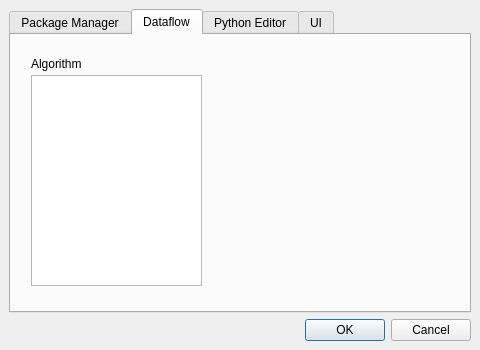
<ui version="4.0" >
 <class>Preferences</class>
 <widget class="QDialog" name="Preferences" >
  <property name="geometry" >
   <rect>
    <x>0</x>
    <y>0</y>
    <width>480</width>
    <height>350</height>
   </rect>
  </property>
  <property name="windowTitle" >
   <string>Preferences</string>
  </property>
  <layout class="QGridLayout" >
   <property name="margin" >
    <number>9</number>
   </property>
   <property name="spacing" >
    <number>6</number>
   </property>
   <item row="0" column="0" >
    <widget class="QTabWidget" name="tabWidget" >
     <property name="currentIndex" >
      <number>1</number>
     </property>
     <widget class="QWidget" name="tab" >
      <attribute name="title" >
       <string>Package Manager</string>
      </attribute>
      <layout class="QGridLayout" >
       <property name="margin" >
        <number>9</number>
       </property>
       <property name="spacing" >
        <number>6</number>
       </property>
       <item row="2" column="0" >
        <widget class="QPushButton" name="removeButton" >
         <property name="text" >
          <string>Remove</string>
         </property>
        </widget>
       </item>
       <item row="1" column="0" >
        <widget class="QPushButton" name="addButton" >
         <property name="text" >
          <string>Add</string>
         </property>
        </widget>
       </item>
       <item row="0" column="0" >
        <widget class="QLabel" name="label_2" >
         <property name="text" >
          <string>Search Path</string>
         </property>
        </widget>
       </item>
       <item rowspan="3" row="0" column="1" >
        <widget class="QListWidget" name="pathList" />
       </item>
      </layout>
     </widget>
     <widget class="QWidget" name="tab_4" >
      <attribute name="title" >
       <string>Dataflow</string>
      </attribute>
      <widget class="QLabel" name="label_3" >
       <property name="geometry" >
        <rect>
         <x>20</x>
         <y>20</y>
         <width>56</width>
         <height>17</height>
        </rect>
       </property>
       <property name="text" >
        <string>Algorithm</string>
       </property>
      </widget>
      <widget class="QListWidget" name="listAlgo" >
       <property name="geometry" >
        <rect>
         <x>20</x>
         <y>40</y>
         <width>171</width>
         <height>211</height>
        </rect>
       </property>
      </widget>
     </widget>
     <widget class="QWidget" name="tab_2" >
      <attribute name="title" >
       <string>Python Editor</string>
      </attribute>
     </widget>
     <widget class="QWidget" name="tab_3" >
      <attribute name="title" >
       <string>UI</string>
      </attribute>
      <layout class="QGridLayout" >
       <property name="margin" >
        <number>9</number>
       </property>
       <property name="spacing" >
        <number>6</number>
       </property>
       <item row="0" column="0" >
        <widget class="QLabel" name="label" >
         <property name="text" >
          <string>Double click on item</string>
         </property>
        </widget>
       </item>
       <item row="0" column="1" >
        <widget class="QComboBox" name="dbclickBox" >
         <item>
          <property name="text" >
           <string>Run + Open (Default)</string>
          </property>
         </item>
         <item>
          <property name="text" >
           <string>Run</string>
          </property>
         </item>
         <item>
          <property name="text" >
           <string>Open</string>
          </property>
         </item>
        </widget>
       </item>
      </layout>
     </widget>
    </widget>
   </item>
   <item row="1" column="0" >
    <widget class="QDialogButtonBox" name="buttonBox" >
     <property name="orientation" >
      <enum>Qt::Horizontal</enum>
     </property>
     <property name="standardButtons" >
      <set>QDialogButtonBox::Cancel|QDialogButtonBox::NoButton|QDialogButtonBox::Ok</set>
     </property>
    </widget>
   </item>
  </layout>
 </widget>
 <resources/>
 <connections>
  <connection>
   <sender>buttonBox</sender>
   <signal>accepted()</signal>
   <receiver>Preferences</receiver>
   <slot>accept()</slot>
   <hints>
    <hint type="sourcelabel" >
     <x>248</x>
     <y>254</y>
    </hint>
    <hint type="destinationlabel" >
     <x>157</x>
     <y>274</y>
    </hint>
   </hints>
  </connection>
  <connection>
   <sender>buttonBox</sender>
   <signal>rejected()</signal>
   <receiver>Preferences</receiver>
   <slot>reject()</slot>
   <hints>
    <hint type="sourcelabel" >
     <x>316</x>
     <y>260</y>
    </hint>
    <hint type="destinationlabel" >
     <x>286</x>
     <y>274</y>
    </hint>
   </hints>
  </connection>
 </connections>
</ui>
